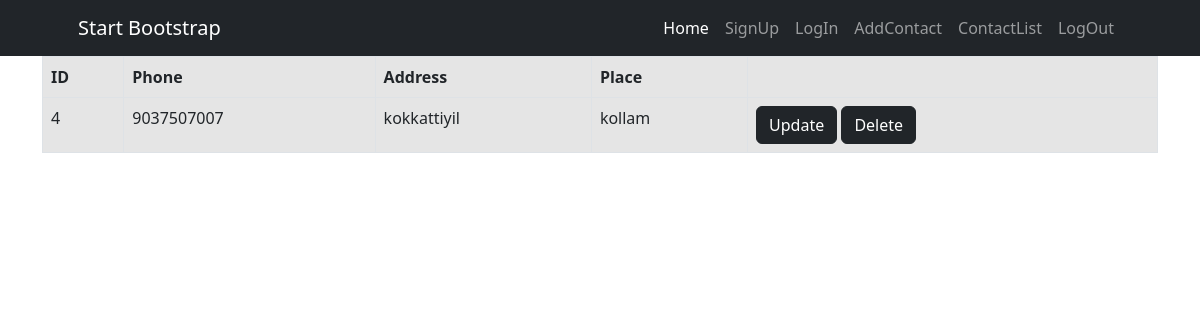
The page /list (signed in) on the database its author committed.
### ContactApp/models.py (models this page shows, shortened)
class Contact(models.Model):
    user=models.ForeignKey(User,on_delete=models.CASCADE)
    phone=models.PositiveIntegerField()
    address=models.CharField(max_length=200)
    place=models.CharField(max_length=100)

### ContactApp/views.py (the view)
# urls.py: path('list',views.ContactListView.as_view(),name='list_view'),
class ContactListView(View):
    def get(self,request):
        user=request.user
        if user.is_authenticated:
            cont=Contact.objects.filter(user=request.user)
            return render(request,'list.html',{'cont':cont})
        else:
            messages.warning(request,'You must login first')
            return redirect('log_view')

### ContactApp/templates/list.html
{% extends 'index.html' %}
{% block content %}
<div class="container">
    <table class="table table-bordered table-active">
        <thead>
        <tr>
            <th>ID</th>
            <th>Phone</th>
            <th>Address</th>
            <th>Place</th>
            <th></th>
        </tr>
        </thead>
        <tbody>
            {% for i in cont %}
            <tr>
                <td>{{i.user.id}}</td>
                <td>{{i.phone}}</td>
                <td>{{i.address}}</td>
                <td>{{i.place}}</td>
                <td>
                    <a href="{% url 'update_view' user.id %}" class="btn btn-dark">Update</a>
                    <a href="{% url 'delete_view' user.id %}" class="btn btn-dark">Delete</a>
                </td>
            </tr>
            {% endfor %}
        </tbody>
    </table>
</div>
{% endblock %}

### rows shown on the page
Contact: user.id "4", phone "9037507007", address "kokkattiyil", place "kollam"
